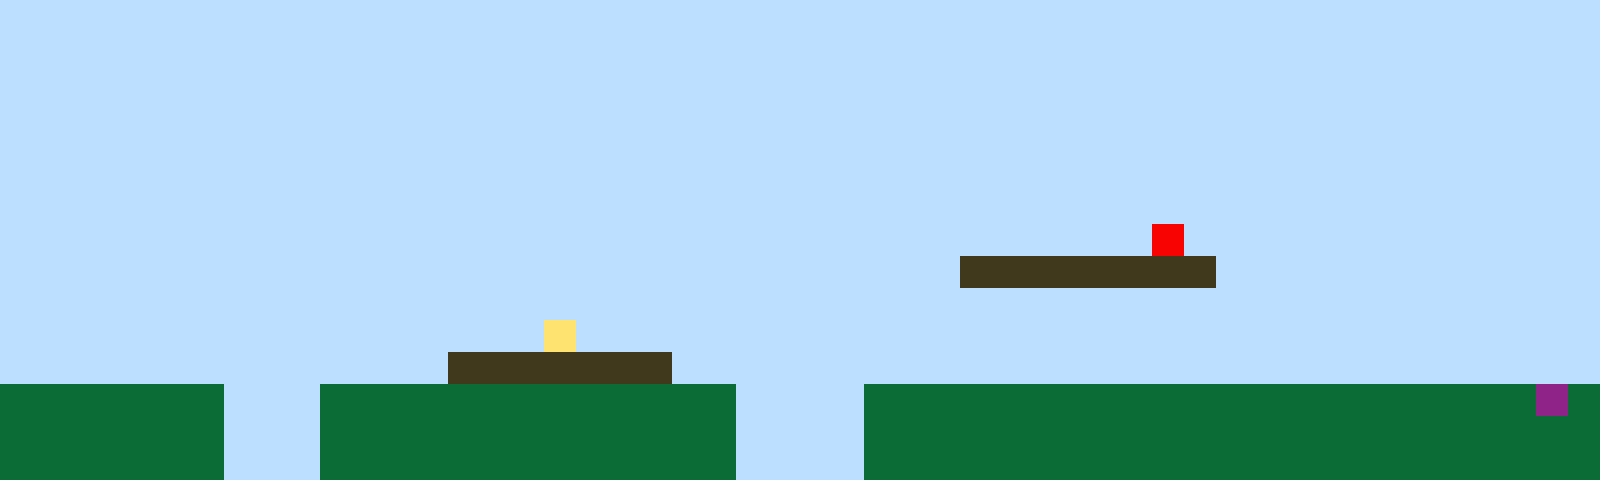

A 2D game scene composited from a Tiled map and its tileset images. What follows is a short description and the map's XML, with every tile layer's data as written:
An orthogonal 50x15 tile map with 32x32 px tiles, 1 tile layer (Tile Layer 1).

<map version="1.10" tiledversion="1.11.2" orientation="orthogonal" renderorder="right-up" width="50" height="15" tilewidth="32" tileheight="32" infinite="0" nextlayerid="2" nextobjectid="1"><editorsettings><export target="map1.csv" format="csv" /></editorsettings><tileset firstgid="1" name="sprites" tilewidth="32" tileheight="32" tilecount="6" columns="3"><image source="sprites.png" width="96" height="64" /></tileset><layer id="1" name="Tile Layer 1" width="50" height="15"><data encoding="csv">1,1,1,1,1,1,1,1,1,1,1,1,1,1,1,1,1,1,1,1,1,1,1,1,1,1,1,1,1,1,1,1,1,1,1,1,1,1,1,1,1,1,1,1,1,1,1,1,1,1,1,1,1,1,1,1,1,1,1,1,1,1,1,1,1,1,1,1,1,1,1,1,1,1,1,1,1,1,1,1,1,1,1,1,1,1,1,1,1,1,1,1,1,1,1,1,1,1,1,1,1,1,1,1,1,1,1,1,1,1,1,1,1,1,1,1,1,1,1,1,1,1,1,1,1,1,1,1,1,1,1,1,1,1,1,1,1,1,1,1,1,1,1,1,1,1,1,1,1,1,1,1,1,1,1,1,1,1,1,1,1,1,1,1,1,1,1,1,1,1,1,1,1,1,1,1,1,1,1,1,1,1,1,1,1,1,1,1,1,1,1,1,1,1,1,1,1,1,1,1,1,1,1,1,1,1,1,1,1,1,1,1,1,1,1,1,1,1,1,1,1,1,1,1,1,1,1,1,1,1,1,1,1,1,1,1,1,1,1,1,1,1,1,1,1,1,1,1,1,1,1,1,1,1,1,1,1,1,1,1,1,1,1,1,1,1,1,1,1,1,1,1,1,1,1,1,1,1,1,1,1,1,1,1,1,1,1,1,1,1,1,1,1,1,1,1,1,1,1,1,1,1,1,1,1,1,1,1,1,1,1,1,1,1,1,1,1,1,1,1,1,1,1,1,1,1,1,1,1,1,1,1,1,1,1,1,1,1,1,1,1,1,1,1,1,1,1,1,1,1,1,1,1,1,1,1,1,1,1,1,1,1,1,1,1,1,1,1,1,1,1,1,1,1,1,1,1,1,1,1,1,1,1,1,1,1,5,1,1,1,1,1,1,1,1,1,1,1,1,1,1,1,1,1,1,1,1,1,1,1,1,1,1,1,1,1,1,1,1,1,1,1,1,1,1,1,1,1,1,1,3,3,3,3,3,3,3,3,1,1,1,1,1,1,1,1,1,1,1,1,1,1,1,1,1,1,1,1,1,1,1,1,1,1,1,1,1,1,1,1,1,1,1,1,1,1,1,1,1,1,1,1,1,1,1,1,1,1,1,1,1,1,1,1,1,1,1,1,1,1,1,1,1,1,1,1,1,1,1,1,1,1,1,1,1,1,1,4,1,1,1,1,1,1,1,1,1,1,1,1,1,1,1,1,1,1,1,1,1,1,1,1,1,1,1,1,1,1,1,1,1,1,1,1,1,1,1,1,1,1,1,1,1,1,3,3,3,3,3,3,3,1,1,1,1,1,1,1,1,1,1,1,1,1,1,1,1,1,1,1,1,1,1,1,1,1,1,1,1,1,2,2,2,2,2,2,2,1,1,1,2,2,2,2,2,2,2,2,2,2,2,2,2,1,1,1,1,2,2,2,2,2,2,2,2,2,2,2,2,2,2,2,2,2,2,2,2,2,6,2,2,2,2,2,2,2,2,1,1,1,2,2,2,2,2,2,2,2,2,2,2,2,2,1,1,1,1,2,2,2,2,2,2,2,2,2,2,2,2,2,2,2,2,2,2,2,2,2,2,2,2,2,2,2,2,2,2,1,1,1,2,2,2,2,2,2,2,2,2,2,2,2,2,1,1,1,1,2,2,2,2,2,2,2,2,2,2,2,2,2,2,2,2,2,2,2,2,2,2,2</data></layer></map>
